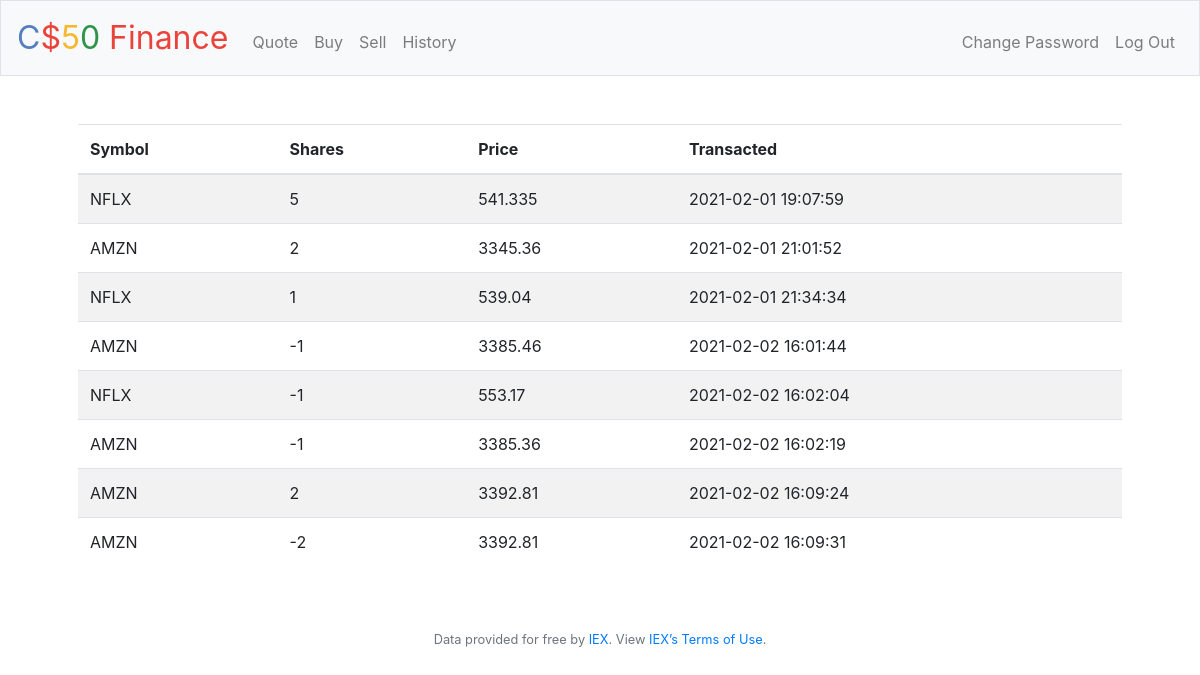
Screenshot of /history (signed in) with the database file from the repository.
### tables this page shows
CREATE TABLE transactions (
id INTEGER PRIMARY KEY AUTOINCREMENT NOT NULL,
user_id INTEGER NOT NULL,
symbol TEXT NOT NULL,
shares INTEGER NOT NULL,
price NUMERIC NOT NULL,
transacted TIMESTAMP DEFAULT CURRENT_TIMESTAMP NOT NULL,
FOREIGN KEY(user_id) REFERENCES users(id)
);

### application.py (the view)
@app.route("/history")
@login_required
def history():
    hist = db.execute("SELECT symbol, shares, price, transacted FROM transactions WHERE user_id=:user_id",
                      user_id=session["user_id"])
    return render_template("history.html", hist=hist)

### application.py (called while the page is built)
@app.after_request
def after_request(response):
    response.headers["Cache-Control"] = "no-cache, no-store, must-revalidate"
    response.headers["Expires"] = 0
    response.headers["Pragma"] = "no-cache"
    return response

### helpers.py (called while the page is built)
def login_required(f):
    @wraps(f)
    def decorated_function(*args, **kwargs):
        if session.get("user_id") is None:
            return redirect("/login")
        return f(*args, **kwargs)
    return decorated_function

### templates/history.html (shortened to what this page needs)
{% extends "layout.html" %}
{% block main %}
    <table class="table table-striped">
        <thead>
            <tr>
                <th>Symbol</th>
                <th>Shares</th>
                <th>Price</th>
                <th>Transacted</th>
            </tr>
        </thead>
        <tbody>
            {% for i in hist %}
                <tr>
                    <td>{{ i["symbol"] }}</td>
                    <td>{{ i["shares"] }}</td>
                    <td>{{ i["price"] }}</td>
                    <td>{{ i["transacted"] }}</td>
                </tr>
            {% endfor %}
        </tbody>
    </table>
{% endblock %}

### templates/layout.html (shortened to what this page needs)
<!DOCTYPE html>
<html lang="en">
    <head>
        <link rel="stylesheet" href="https://cdn.jsdelivr.net/npm/bootstrap@4.5.3/dist/css/bootstrap.min.css">
        <link href="/static/styles.css" rel="stylesheet">
    </head>
    <body>
        <nav class="navbar navbar-expand-md navbar-light bg-light border">
            <a class="navbar-brand" href="/"><span class="blue">C</span><span class="red">$</span><span class="yellow">5</span><span class="green">0</span> <span class="red">Finance</span></a>
            <div class="collapse navbar-collapse" id="navbar">
                {% if session.user_id %}
                    <ul class="navbar-nav mr-auto mt-2">
                        <li class="nav-item"><a class="nav-link" href="/quote">Quote</a></li>
                        <li class="nav-item"><a class="nav-link" href="/buy">Buy</a></li>
                        <li class="nav-item"><a class="nav-link" href="/sell">Sell</a></li>
                        <li class="nav-item"><a class="nav-link" href="/history">History</a></li>
                    </ul>
                    <ul class="navbar-nav ml-auto mt-2">
                        <li class="nav-item"><a class="nav-link" href="/changepass">Change Password</a></li>
                        <li class="nav-item"><a class="nav-link" href="/logout">Log Out</a></li>
                    </ul>
                {% else %}
                    <ul class="navbar-nav ml-auto mt-2">
                        <li class="nav-item"><a class="nav-link" href="/register">Register</a></li>
                        <li class="nav-item"><a class="nav-link" href="/login">Log In</a></li>
                    </ul>
                {% endif %}
            </div>
        </nav>
        <main class="container p-5">
            {% block main %}{% endblock %}
        </main>
        <footer class="small text-center text-muted">
            Data provided for free by <a href="https://iextrading.com/developer">IEX</a>. View <a href="https://iextrading.com/api-exhibit-a/">IEX’s Terms of Use</a>.
        </footer>
    </body>
</html>

### static/styles.css (style rules this page uses)
nav .navbar-brand { font-size: xx-large; }
nav .navbar-brand .blue { color: #537fbe; }
nav .navbar-brand .red { color: #ea433b; }
nav .navbar-brand .yellow { color: #f5b82e; }
nav .navbar-brand .green { color: #2e944b; }
main { overflow-x: auto; text-align: center; }
main table { text-align: left; }

### rows the page displays
transactions: symbol "NFLX", shares "5", price "541.335", transacted "2021-02-01 19:07:59"
transactions: symbol "AMZN", shares "2", price "3345.36", transacted "2021-02-01 21:01:52"
transactions: symbol "NFLX", shares "1", price "539.04", transacted "2021-02-01 21:34:34"
transactions: symbol "AMZN", shares "-1", price "3385.46", transacted "2021-02-02 16:01:44"
transactions: symbol "NFLX", shares "-1", price "553.17", transacted "2021-02-02 16:02:04"
transactions: symbol "AMZN", shares "-1", price "3385.36", transacted "2021-02-02 16:02:19"
transactions: symbol "AMZN", shares "2", price "3392.81", transacted "2021-02-02 16:09:24"
transactions: symbol "AMZN", shares "-2", price "3392.81", transacted "2021-02-02 16:09:31"
